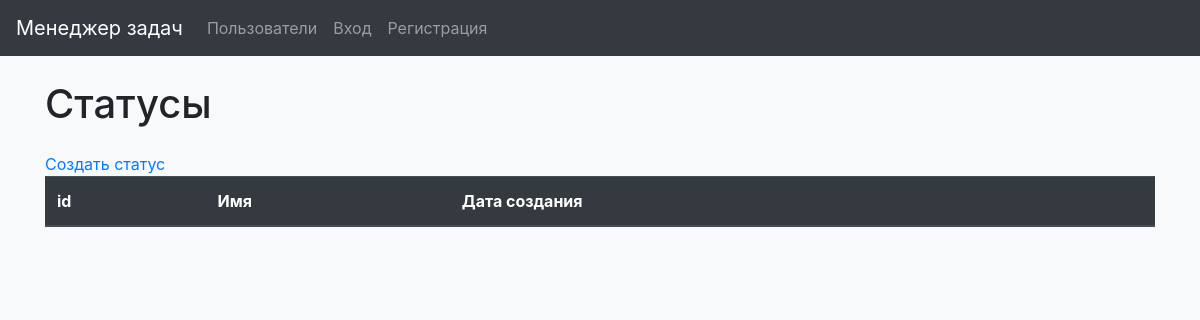
The app's page /statuses/, older data.
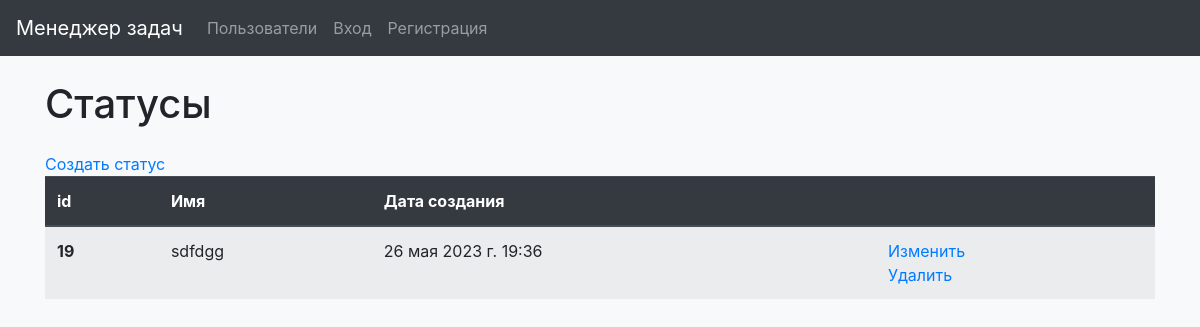
The same page, newer data.
### task_manager/statuses/models.py (models this page shows)
class Statuses(models.Model):
    status_name = models.CharField(max_length=250)
    created_at = models.DateTimeField(auto_now_add=True)

### task_manager/statuses/views.py (the view)
# urls.py: path('', StatusesList.as_view(), name='statuses'),
class StatusesList(View):
    def get(self, request, *args, **kwargs):
        statuses = Statuses.objects.all()
        return render(request, 'statuses/statuses.html', context={
            "statuses": statuses,
        })

### task_manager/templates/statuses/statuses.html (shortened to what this page needs)
{% extends 'navbar.html' %}
{% load i18n %}
{% block content %}
<body class="bg-light">
  <div class="container wrapper flex-grow-1">
      <h1 class="my-4">{% trans 'Statuses' %}</h1>
      <a href="{% url 'create_status' %}">{% trans 'Create status' %}</a>
        <table class="table table-striped">
          <thead class="thead-dark">
            <tr>
              <th scope="col">id</th>
              <th scope="col">{% trans 'Name' %}</th>
              <th scope="col">{% trans 'Date of creation' %}</th>
              <th scope="col"> </th>
            </tr>
          </thead>
          <tbody>
          {% for status in statuses %}
            <tr>
              <th scope="row">{{ status.id }}</th>
              <td>{{ status.status_name }}</td>
              <td>{{ status.created_at }}</td>
              <td>
                <a href="{% url 'update_status' id=status.id%}">{% trans 'Update' %}</a>
                    <br>
                <a href="{% url 'delete_status' id=status.id%}">{% trans 'Delete' %}</a>
              </td>
            </tr>
          {% endfor %}
          </tbody>
        </table>
  </div>
</body>
{% endblock %}

Row changes from the older to the newer data that the page shows:
added Statuses: id "19", status_name "sdfdgg", created_at "26 мая 2023 г. 19:36"
